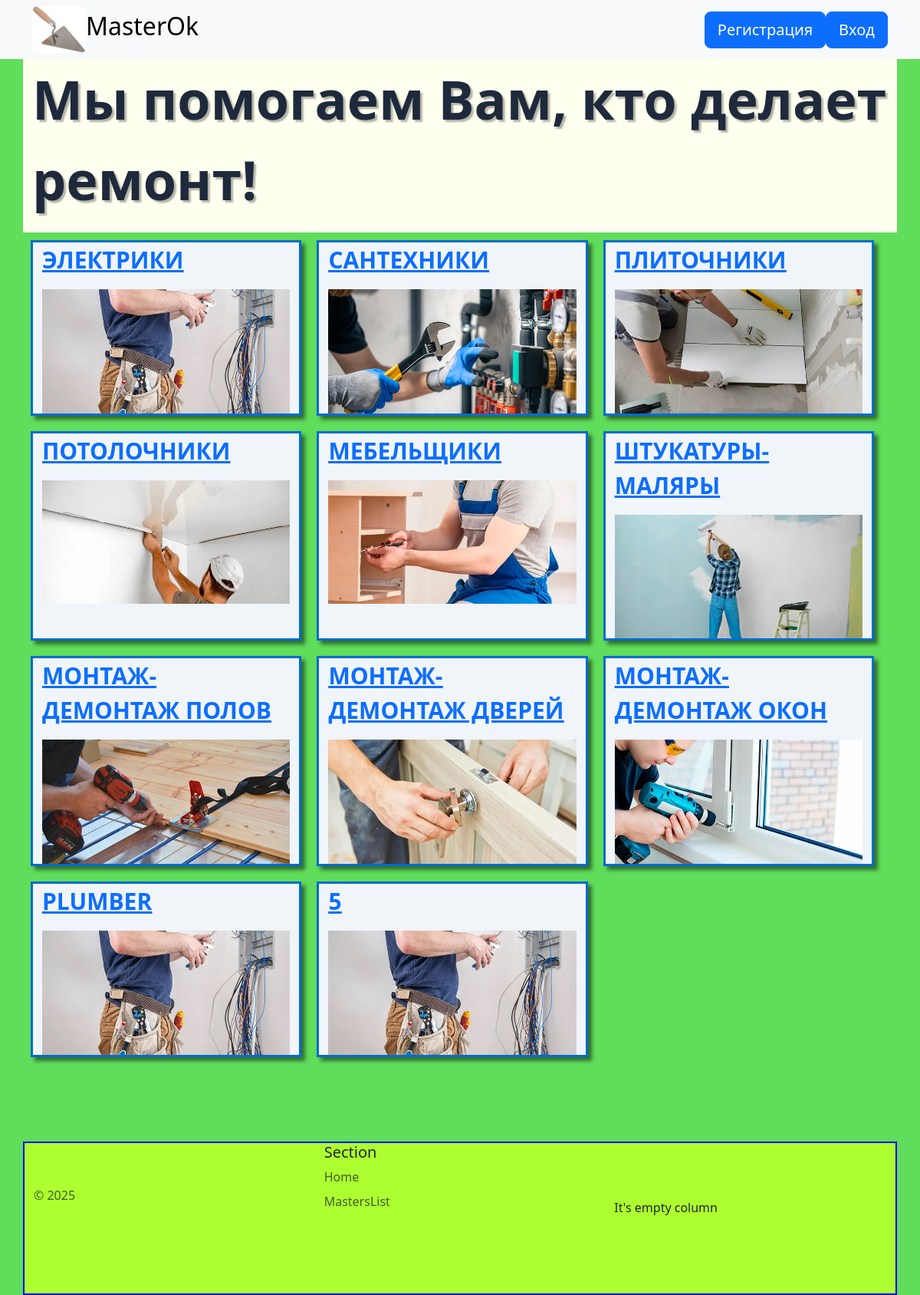
Before: / with the older database file.
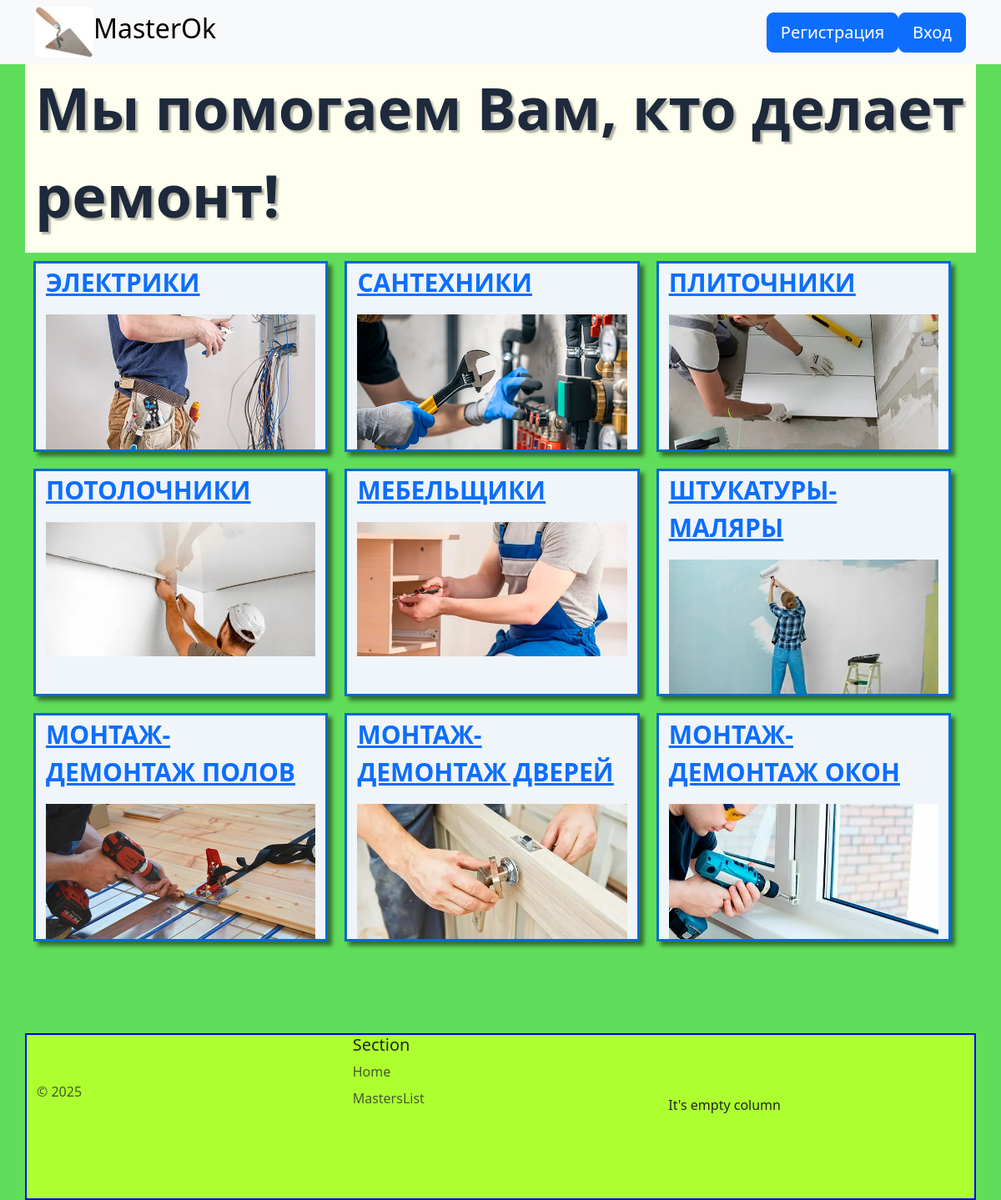
After: the same page with the newer database file.
### blog/models.py (models this page shows, shortened)
class Masters(models.Model):
    master = models.CharField('Мастер', max_length=100, unique=True)
    img = models.ImageField('Изображение', default='electrician.jpg', upload_to='img')
    class Meta:
        verbose_name = 'Master'
        verbose_name_plural = 'Masters'

### blog/views.py (the view)
# urls.py: path('', views.home, name='home'),
def home(request):
    data = {
        'masters': Masters.objects.all(),
        'title': 'MasterOk'
    }
    return render(request, 'blog/home.html', data)

### blog/templates/blog/home.html (shortened to what this page needs)
{% extends 'blog/base.html' %}
{% load static %}
{% block content %}
    <div class="greetings">
        <p>Мы помогаем Вам, кто делает ремонт!</p>
    </div>
    {% for mast in masters %}
        <div class="elementer">
            <div class=""><a href="#">
                <p>{{ mast.master}}</p>
                <img src="{{ mast.img.url}}" alt="Photo"></a>
            </div>
        </div>
    {% endfor %}
{% endblock content %}

### blog/templates/blog/base.html (shortened to what this page needs)
<!doctype html>
<html lang="ru">
    {% load static %}
<head>
    <link rel="stylesheet" href="https://cdn.jsdelivr.net/npm/bootstrap@5.3.7/dist/css/bootstrap.min.css">
    <link rel="stylesheet" href="{% static 'blog/main.css' %}">
</head>
<nav class="navbar navbar-expand-lg navbar bg-light" aria-label="Offcanvas navbar large">
    <div class="container">
        <img src="\pictures\img\masterok_icon.jpg" class="rounded" alt="brand">
        <a class="navbar-brand" href="{% url 'home' %}">
            <h2>MasterOk</h2>
        </a>
        {% if not user.is_authenticated %}
        <div class="offcanvas-body">
            <ul class="navbar-nav justify-content-end">
                <a href="{% url 'reg' %}"><button class="btn btn-primary btn-lg">Регистрация</button></a>
                <a href="{% url 'user' %}" class="ml-2"><button class="btn btn-primary btn-lg">Вход</button></a>
        </div>
        {% else %}
        <div class="offcanvas-body">
            <ul class="navbar-nav justify-content-end">
                <a href="{% url 'profile' %}"><button class="btn btn-primary btn-lg">Профиль</button></a>
                <form method="post" action="{% url 'exit' %}">{% csrf_token %}<button class="btn btn-primary btn-lg">Выйти</button></form>
        </div>
        {% endif %}
    </div>
</nav>
<body>
    <div class="container">
        <div class="row">
            {% block content %}
            {% endblock content %}
        </div>
    </div>
</body>
<footer class="container">
    <div class="row align-items-end">
        <div class="col-sm">
            <p class="text-body-secondary">© 2025</p>
        </div>
        <div class="col-sm">
            <h5>Section</h5>
            <ul class="nav flex-column">
                <li class="nav-item mb-2">
                    <a href="{% url 'home' %}" class="nav-link p-0 text-body-secondary">Home</a>
                </li>
                <li class="nav-item mb-2">
                    <a href="{% url 'mastersList' %}" class="nav-link p-0 text-body-secondary">MastersList</a>
                </li>
            </ul>
        </div>
        <div class="col-sm">
        It's empty column
        </div>
    </div>
</footer>
</html>

### blog/static/blog/main.css (style rules this page uses)
body { background: #47d842dc; }
nav h2 { transition: transform 1s; }
.greetings { background-color: #feffee; font-family: system-ui, -apple-system, BlinkMacSystemFont, 'Segoe UI', Roboto, Oxygen, Ubuntu, Cantarell, 'Open Sans', 'Helvetica Neue', sans-serif; font-size: 70px; font-weight: 600; text-shadow: 3px 3px 2px rgba(0, 0, 0, 0.3); color: #1e293b; }
.elementer { display: flex; justify-content: space-between; margin: 10px; background-color: #F0F5FA; width: 31%; gap: 20px 20px; row-gap: 20px; column-gap: 20px; border-color: #046bd2; border-style: solid; box-shadow: 5px 5px 5px 0px rgba(0, 0, 0, 0.5); transition: transform 1s; }
.elementer img { display: block; width: 100%; }
.elementer p { text-decoration: underline; text-transform: uppercase; font-size: 30px; font-weight: 700; }
footer { margin-top: 100px; height: 200px; margin-left: -15%; background: greenyellow; border: 2px solid blue; }

Changed rows visible on the page:
removed Masters: master "PLUMBER", img (picture)
removed Masters: master "5", img (picture)
